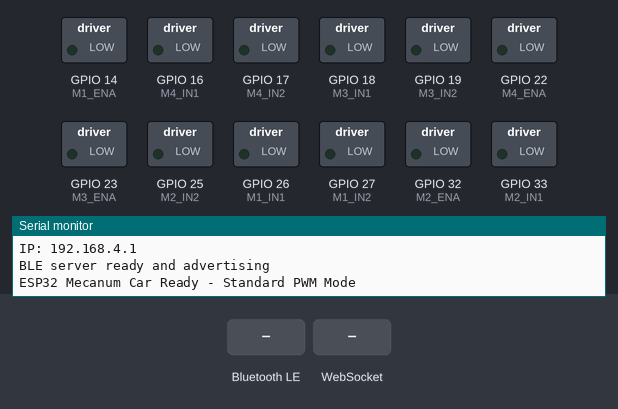
Bench run of a sketch on a simulated ESP32. Shown: switched loads named in the sketch (green lamp = pin HIGH), the last lines printed to the serial monitor. Inputs (shaded band) come from the test bench. Nothing arrives over Bluetooth unless stated; a phone connects over Bluetooth LE 3 s after start.

Above: at 1.2 s.
1.3 s: Bluetooth LE write "FORWARD:200" received
At 1.8 s:
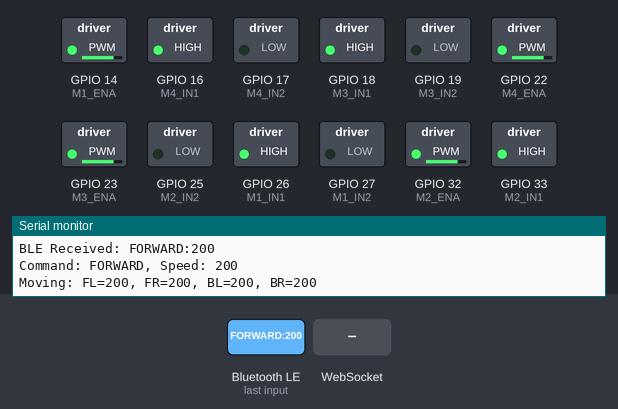
2.8 s: WebSocket text "BACKWARD" received
At 4.0 s:
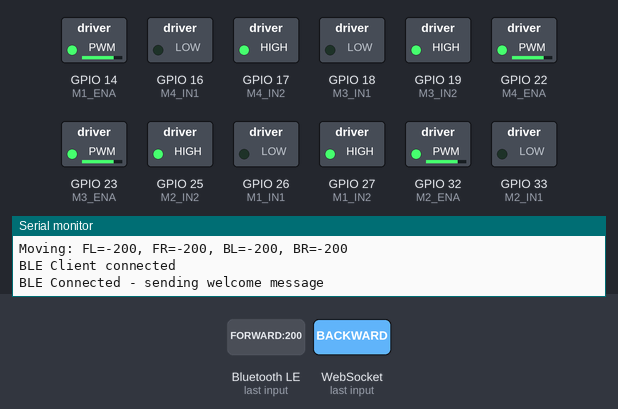
4.3 s: Bluetooth LE write "SIDEWAYS_RIGHT" received
At 5.3 s:
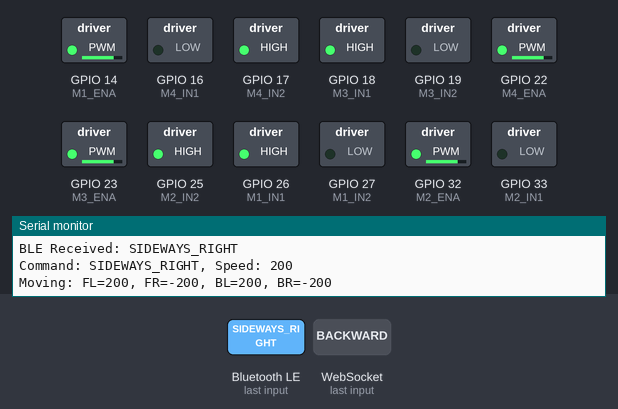
5.8 s: WebSocket text "SIDEWAYS_LEFT" received
At 6.4 s:
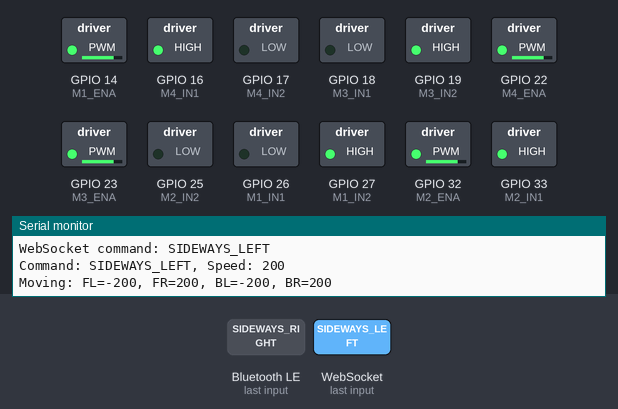
7.3 s: Bluetooth LE write "DIAGONAL_RIGHT" received
At 8.5 s:
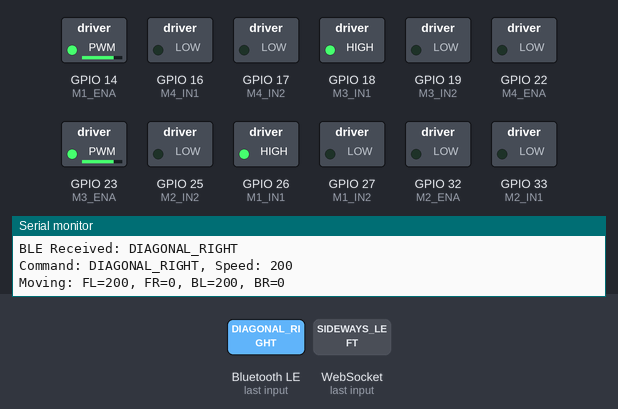
8.8 s: WebSocket text "DIAGONAL_LEFT" received
At 9.8 s:
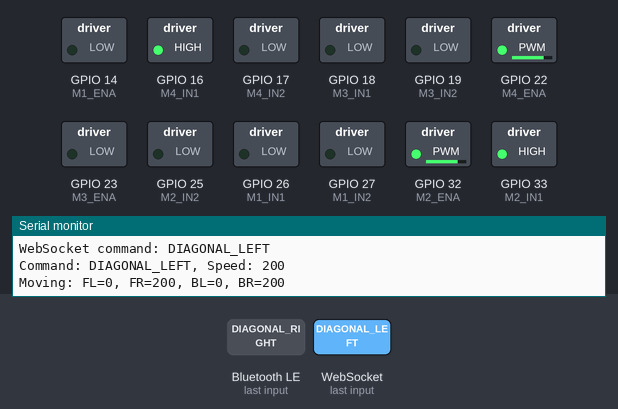
Timing chart, 0 to 11.3 s (numbered marks = the images above; inputs shaded):
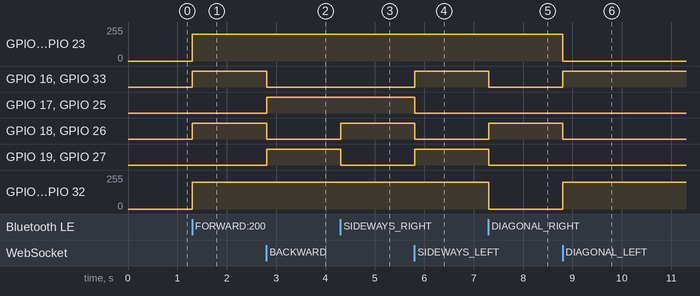

The sketch:

carbackup.ino
```cpp
#include <WiFi.h>
#include <WebSocketsServer.h>
#include <BLEDevice.h>
#include <BLEServer.h>
#include <BLEUtils.h>
#include <BLE2902.h>

// WiFi settings (Access Point)
const char *ssid = "ESP32_Mecanum_Car";
const char *password = "12345678";

// BLE Server settings - Using standard UART UUIDs for better compatibility
#define SERVICE_UUID           "6E400001-B5A3-F393-E0A9-E50E24DCCA9E"
#define CHARACTERISTIC_TX_UUID "6E400002-B5A3-F393-E0A9-E50E24DCCA9E" // Write to this (from phone to ESP32)
#define CHARACTERISTIC_RX_UUID "6E400003-B5A3-F393-E0A9-E50E24DCCA9E" // Read from this (ESP32 to phone)

// Motor pins configuration
#define M2_ENA  32  // Motor 2 PWM (Front Right)
#define M2_IN1  33  // Motor 2 Direction 1
#define M2_IN2  25  // Motor 2 Direction 2

#define M1_ENA  14  // Motor 1 PWM (Front Left)
#define M1_IN1  26  // Motor 1 Direction 1
#define M1_IN2  27  // Motor 1 Direction 2

#define M4_ENA  22  // Motor 4 PWM (Back Right)
#define M4_IN1  16  // Motor 4 Direction 1
#define M4_IN2  17  // Motor 4 Direction 2

#define M3_ENA  23  // Motor 3 PWM (Back Left)
#define M3_IN1  18  // Motor 3 Direction 1
#define M3_IN2  19  // Motor 3 Direction 2

// Function declarations
void controlMotor(int ena, int in1, int in2, int speed);
void moveMecanum(int fl, int fr, int bl, int br);
void stopMotors();
void moveForward(int speed = 200);
void moveBackward(int speed = 200);
void moveSidewaysRight(int speed = 200);
void moveSidewaysLeft(int speed = 200);
void moveDiagonalRight(int speed = 200);
void moveDiagonalLeft(int speed = 200);
void moveDiagonalBackRight(int speed = 200);
void moveDiagonalBackLeft(int speed = 200);
void rotateAroundRightCorner(int speed = 200);
void rotateAroundLeftCorner(int speed = 200);
void rotateInPlaceCounterClockwise(int speed = 200);
void rotateInPlaceClockwise(int speed = 200);
void processCommand(const char* cmd);

// Communication servers
WebSocketsServer webSocket = WebSocketsServer(81);
BLEServer *pServer = NULL;
BLECharacteristic *pTxCharacteristic = NULL;
BLECharacteristic *pRxCharacteristic = NULL;
bool deviceConnected = false;
bool oldDeviceConnected = false;
uint8_t bleConnectRetry = 0;

// Status tracking variables
unsigned long lastStatusUpdate = 0;
const unsigned long STATUS_UPDATE_INTERVAL = 2000; // 2 seconds
int currentSpeed = 0;
String currentCommand = "STOP";

// Server callbacks with improved connection handling
class MyServerCallbacks: public BLEServerCallbacks {
    void onConnect(BLEServer* pServer) {
      deviceConnected = true;
      bleConnectRetry = 0;
      Serial.println("BLE Client connected");

      // Send a welcome message via the RX characteristic (to phone)
      pRxCharacteristic->setValue("ESP32_Mecanum_Car connected");
      pRxCharacteristic->notify();
    }

    void onDisconnect(BLEServer* pServer) {
      deviceConnected = false;
      Serial.println("BLE Client disconnected");
      processCommand("STOP:0");

      // Start advertising again to allow reconnection
      if (bleConnectRetry < 3) {
        Serial.println("Restarting BLE advertising");
        delay(500);
        pServer->startAdvertising();
        bleConnectRetry++;
      }
    }
};

// Characteristic callbacks with improved error handling
class MyCallbacks: public BLECharacteristicCallbacks {
    void onWrite(BLECharacteristic *pCharacteristic) {
      try {
        uint8_t* data = pCharacteristic->getData();
        size_t length = pCharacteristic->getLength();

        if (length > 0) {
          char tempBuffer[100];
          size_t copyLength = length < 99 ? length : 99;
          memcpy(tempBuffer, data, copyLength);
          tempBuffer[copyLength] = '\0';

          Serial.print("BLE Received: ");
          Serial.println(tempBuffer);

          processCommand(tempBuffer);

          // Echo back confirmation through RX characteristic
          String confirmation = "OK:" + String(tempBuffer);
          pRxCharacteristic->setValue(confirmation.c_str());
          pRxCharacteristic->notify();
        }
      } catch (std::exception &e) {
        Serial.print("BLE write error: ");
        Serial.println(e.what());
      }
    }
};

// Parse command string with speed information
// Format: COMMAND:SPEED (e.g., "FORWARD:200")
void processCommand(const char* cmdString) {
  char cmdBuffer[50];
  strncpy(cmdBuffer, cmdString, sizeof(cmdBuffer) - 1);
  cmdBuffer[sizeof(cmdBuffer) - 1] = '\0';

  // Find delimiter
  char* speedStr = strchr(cmdBuffer, ':');
  int speed = 200; // Default speed

  if (speedStr) {
    *speedStr = '\0'; // Null-terminate command portion
    speedStr++; // Point to speed portion
    speed = atoi(speedStr); // Convert speed to integer
  }

  // Extract command (now null-terminated)
  const char* cmd = cmdBuffer;

  Serial.printf("Command: %s, Speed: %d\n", cmd, speed);
  currentCommand = String(cmd);
  currentSpeed = speed;

  // Process the command with extracted speed
  if (strcmp(cmd, "FORWARD") == 0) moveForward(speed);
  else if (strcmp(cmd, "BACKWARD") == 0) moveBackward(speed);
  else if (strcmp(cmd, "SIDEWAYS_RIGHT") == 0) moveSidewaysRight(speed);
  else if (strcmp(cmd, "SIDEWAYS_LEFT") == 0) moveSidewaysLeft(speed);
  else if (strcmp(cmd, "DIAGONAL_RIGHT") == 0) moveDiagonalRight(speed);
  else if (strcmp(cmd, "DIAGONAL_LEFT") == 0) moveDiagonalLeft(speed);
  else if (strcmp(cmd, "DIAGONAL_BACK_RIGHT") == 0) moveDiagonalBackRight(speed);
  else if (strcmp(cmd, "DIAGONAL_BACK_LEFT") == 0) moveDiagonalBackLeft(speed);
  else if (strcmp(cmd, "ROTATE_LEFT_CORNER") == 0) rotateAroundLeftCorner(speed);
  else if (strcmp(cmd, "ROTATE_RIGHT_CORNER") == 0) rotateAroundRightCorner(speed);
  else if (strcmp(cmd, "ROTATE_CENTER_CCW") == 0) rotateInPlaceCounterClockwise(speed);
  else if (strcmp(cmd, "ROTATE_CENTER_CW") == 0) rotateInPlaceClockwise(speed);
  else if (strcmp(cmd, "STOP") == 0) stopMotors();
  else stopMotors(); // Stop for unrecognized commands
}

void setupWiFi() {
  WiFi.softAP(ssid, password);
  Serial.print("WiFi AP: ");
  Serial.println(ssid);
  Serial.print("IP: ");
  Serial.println(WiFi.softAPIP());
}

void setupBLE() {
  // Initialize BLE
  BLEDevice::init("ESP32_Mecanum_Car");

  // Set transmit power to maximum for better connection range
  esp_ble_tx_power_set(ESP_BLE_PWR_TYPE_DEFAULT, ESP_PWR_LVL_P9);
  esp_ble_tx_power_set(ESP_BLE_PWR_TYPE_ADV, ESP_PWR_LVL_P9);
  esp_ble_tx_power_set(ESP_BLE_PWR_TYPE_SCAN, ESP_PWR_LVL_P9);

  // Create the BLE Server
  pServer = BLEDevice::createServer();
  pServer->setCallbacks(new MyServerCallbacks());

  // Create the BLE Service with proper UUID
  BLEService *pService = pServer->createService(SERVICE_UUID);

  // Create BLE Characteristics with proper permissions
  pTxCharacteristic = pService->createCharacteristic(
                        CHARACTERISTIC_TX_UUID,
                        BLECharacteristic::PROPERTY_WRITE |
                        BLECharacteristic::PROPERTY_WRITE_NR
                      );

  pRxCharacteristic = pService->createCharacteristic(
                        CHARACTERISTIC_RX_UUID,
                        BLECharacteristic::PROPERTY_NOTIFY
                      );

  // Add a descriptor to the characteristic
  pRxCharacteristic->addDescriptor(new BLE2902());

  // Set callback for the TX characteristic
  pTxCharacteristic->setCallbacks(new MyCallbacks());

  // Start the service
  pService->start();

  // Setup advertising with appropriate data
  BLEAdvertising *pAdvertising = pServer->getAdvertising();
  pAdvertising->addServiceUUID(SERVICE_UUID);
  pAdvertising->setScanResponse(true);
  pAdvertising->setMinPreferred(0x06);  // functions that help with iPhone connections issue
  pAdvertising->setMaxPreferred(0x12);

  // Start advertising
  pAdvertising->start();

  Serial.println("BLE server ready and advertising");
}

void webSocketEvent(uint8_t num, WStype_t type, uint8_t *payload, size_t length) {
  switch (type) {
    case WStype_CONNECTED:
      Serial.printf("[WebSocket %u] Connected!\n", num);
      break;
    case WStype_DISCONNECTED:
      Serial.printf("[WebSocket %u] Disconnected! Stopping motors...\n", num);
      processCommand("STOP:0");
      break;
    case WStype_TEXT: {
      char cmd[length + 1];
      memcpy(cmd, payload, length);
      cmd[length] = '\0';
      Serial.printf("WebSocket command: %s\n", cmd);
      processCommand(cmd);
      break;
    }
    default:
      break;
  }
}

// Motor control functions using standard analogWrite
void controlMotor(int ena, int in1, int in2, int speed) {
  speed = constrain(speed, -255, 255);
  if (speed > 0) {
    digitalWrite(in1, HIGH);
    digitalWrite(in2, LOW);
  } else if (speed < 0) {
    digitalWrite(in1, LOW);
    digitalWrite(in2, HIGH);
  } else {
    digitalWrite(in1, LOW);
    digitalWrite(in2, LOW);
  }
  // Use standard analogWrite for PWM
  analogWrite(ena, abs(speed));
}

void moveMecanum(int fl, int fr, int bl, int br) {
  Serial.printf("Moving: FL=%d, FR=%d, BL=%d, BR=%d\n", fl, fr, bl, br);
  controlMotor(M1_ENA, M1_IN1, M1_IN2, fl); // Front Left
  controlMotor(M2_ENA, M2_IN1, M2_IN2, fr); // Front Right
  controlMotor(M3_ENA, M3_IN1, M3_IN2, bl); // Back Left
  controlMotor(M4_ENA, M4_IN1, M4_IN2, br); // Back Right
}

// All movement functions
void stopMotors() {
  moveMecanum(0, 0, 0, 0);
}

void moveForward(int speed) {
  moveMecanum(speed, speed, speed, speed);
}

void moveBackward(int speed) {
  moveMecanum(-speed, -speed, -speed, -speed);
}

void moveSidewaysRight(int speed) {
  moveMecanum(speed, -speed, speed, -speed);
}

void moveSidewaysLeft(int speed) {
  moveMecanum(-speed, speed, -speed, speed);
}

void moveDiagonalLeft(int speed) {
  moveMecanum(0, speed, 0, speed);
}

void moveDiagonalRight(int speed) {
  moveMecanum(speed, 0, speed, 0);
}

void moveDiagonalBackLeft(int speed) {
  moveMecanum(-speed, 0, -speed, 0);
}

void moveDiagonalBackRight(int speed) {
  moveMecanum(0, -speed, 0, -speed);
}

void rotateAroundRightCorner(int speed) {
  moveMecanum(speed, 0, 0, speed);
}

void rotateAroundLeftCorner(int speed) {
  moveMecanum(0, speed, speed, 0);
}

void rotateInPlaceCounterClockwise(int speed) {
  moveMecanum(-speed, speed, speed, -speed);
}

void rotateInPlaceClockwise(int speed) {
  moveMecanum(speed, -speed, -speed, speed);
}

void setup() {
  Serial.begin(115200);

  // Initialize motor control pins
  pinMode(M1_ENA, OUTPUT);
  pinMode(M1_IN1, OUTPUT); pinMode(M1_IN2, OUTPUT);
  pinMode(M2_ENA, OUTPUT);
  pinMode(M2_IN1, OUTPUT); pinMode(M2_IN2, OUTPUT);
  pinMode(M3_ENA, OUTPUT);
  pinMode(M3_IN1, OUTPUT); pinMode(M3_IN2, OUTPUT);
  pinMode(M4_ENA, OUTPUT);
  pinMode(M4_IN1, OUTPUT); pinMode(M4_IN2, OUTPUT);

  // Initialize motors to stopped state
  stopMotors();

  // Start WiFi
  setupWiFi();

  // Start BLE with improved implementation
  setupBLE();

  // Start WebSocket server
  webSocket.begin();
  webSocket.onEvent(webSocketEvent);

  Serial.println("ESP32 Mecanum Car Ready - Standard PWM Mode");
}

void sendStatusUpdate() {
  if (deviceConnected && pRxCharacteristic != nullptr) {  // Fixed: using nullptr instead of null
    // Format: STATUS:command:speed
    String status = "STATUS:" + currentCommand + ":" + String(currentSpeed);
    pRxCharacteristic->setValue(status.c_str());
    pRxCharacteristic->notify();
  }
}

void loop() {
  // Handle WebSocket events
  webSocket.loop();

  // Handle BLE connection state changes
  if (deviceConnected != oldDeviceConnected) {
    if (deviceConnected) {
      // Connected - send welcome message
      Serial.println("BLE Connected - sending welcome message");
      delay(100); // Short delay to ensure connection is stable
      sendStatusUpdate();
    }
    oldDeviceConnected = deviceConnected;
  }

  // Send periodic status updates to connected clients
  unsigned long currentTime = millis();
  if (currentTime - lastStatusUpdate > STATUS_UPDATE_INTERVAL) {
    lastStatusUpdate = currentTime;
    sendStatusUpdate();
  }

  // Check if BLE needs to be restarted (if connection attempts failed)
  if (bleConnectRetry >= 3 && !deviceConnected) {
    Serial.println("Restarting BLE due to connection issues");
    bleConnectRetry = 0;

    // Restart BLE completely
    BLEDevice::deinit(true);
    delay(500);
    setupBLE();
  }
}
```

Measured:
- after the input at 1.3 s, GPIO 14 (M1_ENA), GPIO 22 (M4_ENA), GPIO 23 (M3_ENA), GPIO 32 (M2_ENA): 0/255 → 200/255 at once; GPIO 16 (M4_IN1), GPIO 18 (M3_IN1), GPIO 26 (M1_IN1), GPIO 33 (M2_IN1): LOW → HIGH at once
- after the input at 2.8 s, GPIO 16 (M4_IN1), GPIO 18 (M3_IN1), GPIO 26 (M1_IN1), GPIO 33 (M2_IN1): HIGH → LOW at once; GPIO 17 (M4_IN2), GPIO 19 (M3_IN2), GPIO 25 (M2_IN2), GPIO 27 (M1_IN2): LOW → HIGH at once
- after the input at 4.3 s, GPIO 18 (M3_IN1), GPIO 26 (M1_IN1): LOW → HIGH at once; GPIO 19 (M3_IN2), GPIO 27 (M1_IN2): HIGH → LOW at once
- after the input at 5.8 s, GPIO 16 (M4_IN1), GPIO 19 (M3_IN2), GPIO 27 (M1_IN2), GPIO 33 (M2_IN1): LOW → HIGH at once; GPIO 17 (M4_IN2), GPIO 18 (M3_IN1), GPIO 25 (M2_IN2), GPIO 26 (M1_IN1): HIGH → LOW at once
- after the input at 7.3 s, GPIO 16 (M4_IN1), GPIO 19 (M3_IN2), GPIO 27 (M1_IN2), GPIO 33 (M2_IN1): HIGH → LOW at once; GPIO 18 (M3_IN1), GPIO 26 (M1_IN1): LOW → HIGH at once; GPIO 22 (M4_ENA), GPIO 32 (M2_ENA): 200/255 → 0/255 at once
- after the input at 8.8 s, GPIO 14 (M1_ENA), GPIO 23 (M3_ENA): 200/255 → 0/255 at once; GPIO 16 (M4_IN1), GPIO 33 (M2_IN1): LOW → HIGH at once; GPIO 18 (M3_IN1), GPIO 26 (M1_IN1): HIGH → LOW at once; GPIO 22 (M4_ENA), GPIO 32 (M2_ENA): 0/255 → 200/255 at once
